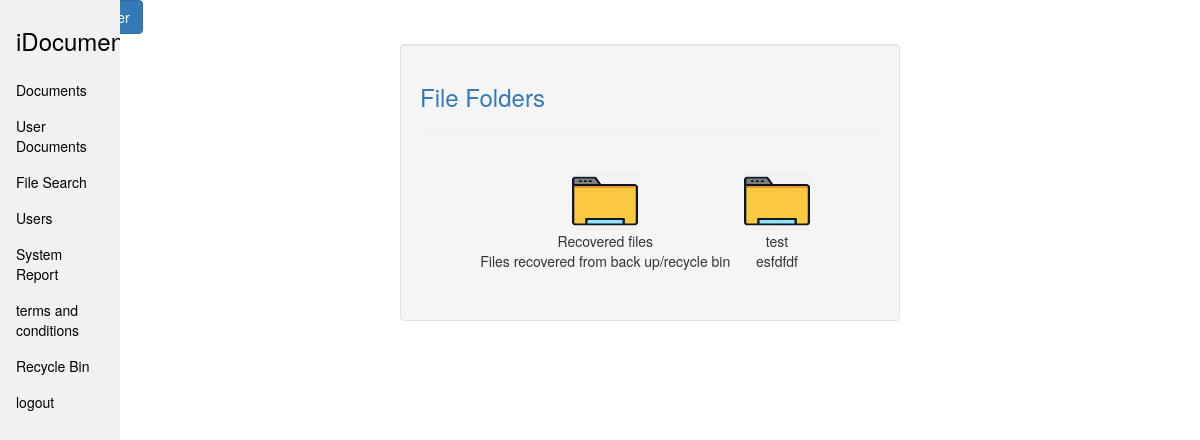
Page /upload2.php (signed in) on the committed database.
### tables this page shows
CREATE TABLE `folder` (
  `id` int(11) NOT NULL AUTO_INCREMENT,
  `folder_name` varchar(40) NOT NULL,
  `folder_description` varchar(250) NOT NULL,
  `favorite` varchar(40) DEFAULT 'no',
  `permanent` varchar(40) NOT NULL DEFAULT 'no',
  PRIMARY KEY (`id`),
  UNIQUE KEY `folder_name` (`folder_name`)
);

### upload2.php (the view, shortened to what this page needs)
<!DOCTYPE html>
<html lang="en">
	<head>
	<link rel="stylesheet" type="text/css" href="css/navbar.css"/>
		<link rel="stylesheet" type="text/css" href="css/navtop.css"/>
		<link rel="stylesheet" type="text/css" href="css/bootstrap.css"/>
		<link rel="stylesheet" type="text/css" href="css/modalnew.css"/>
	</head>
<body>
	<nav>
		<ul class="navside">
  <li><h3><a href="adminhome.php">iDocument</a></h3></li>
  <li><a href="upload2.php">Documents</a></li>
  <li><a href="userfiles_view.php">User Documents</a></li>
  <li><a href="search.php">File Search</a></li>
  <li><a href="userslist.php">Users</a></li>
  <li><a href="reports.php">System Report</a></li>
  <li><a href="terms-conditions.php">terms and conditions</a></li>
  <li><a href="trashbin.php">Recycle Bin</a></li>
  <li class = "logout"><a onClick="return checkDelete()" href="logout.php">logout</a></li>
</ul>
	</nav>
		<ul class="navtops">
  <li><button id="myBtn" class="btn btn-primary">Create New Folder</button></li>
</ul>
	<div class="col-md-4"></div>
	<div class="col-md-5 well">
		<h3 class="text-primary">File Folders</h3>
		<hr style="border-top:1px dottec #ccc;">
		<table class="table table-bordered">
			<tbody class="alert-success">
				<ul class="navtops">
				<center>
<?php
					require 'connection.php';
					$row = $conn->query("SELECT * FROM `folder`") or die(mysqli_error());
					while($fetch = $row->fetch_array()){
				?>
						<li>
						<?php
						$fold = $fetch['folder_name'];
						?>
						<a href="subok.php?foldname=<?php echo "$fold"?>">
						<img src="folder2.png" width = "70" height = "60"/>
						</a>
						<?php
						echo $fetch['folder_name'];
						?>
						<?php
						echo $fetch['folder_description']
						?>
						</li> &nbsp
				<?php
					}
				?>
				</center>
				</ul>
			</tbody>
		</table>
	</div>
</body>
</html>

### css/navbar.css (style rules this page uses)
ul.navside { list-style-type: none; margin: 0; padding: 0; width: 10%; background-color: #f1f1f1; height: 100%; position: fixed; overflow: auto; }
ul.navside li a { display: block; color: #000; padding: 8px 16px; text-decoration: none; }

### css/navtop.css (style rules this page uses)
ul.navtops { list-style-type: none; padding: 0; overflow: hidden; }
ul.navtops li { display: inline-block; }
ul.navtops li:last-child { border-right: none; }
ul.navtops li a { display: block; text-align: center; text-decoration: none; }
ul.navtops li button { display: block; text-align: center; text-decoration: none; }

### rows in the picture
folder: folder_name "Recovered files", folder_description "Files recovered from back up/recycle bin"
folder: folder_name "test", folder_description "esfdfdf"
